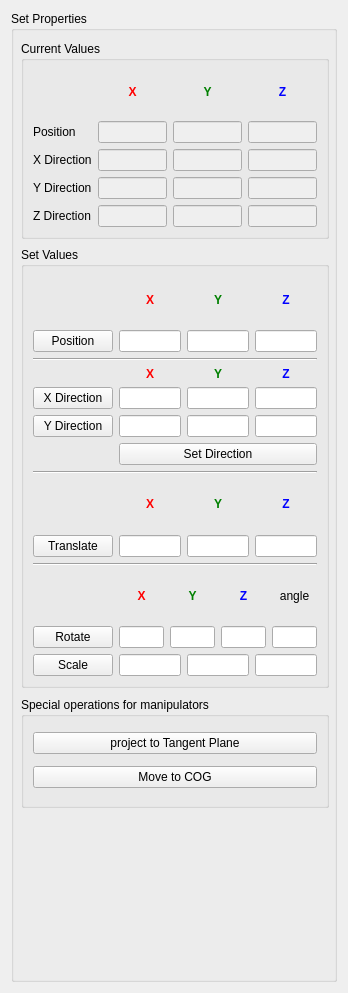
<ui version="4.0" >
 <class>setProps</class>
 <widget class="QWidget" name="setProps" >
  <property name="geometry" >
   <rect>
    <x>0</x>
    <y>0</y>
    <width>348</width>
    <height>993</height>
   </rect>
  </property>
  <property name="sizePolicy" >
   <sizepolicy vsizetype="Preferred" hsizetype="Fixed" >
    <horstretch>0</horstretch>
    <verstretch>0</verstretch>
   </sizepolicy>
  </property>
  <property name="maximumSize" >
   <size>
    <width>348</width>
    <height>16777215</height>
   </size>
  </property>
  <property name="windowTitle" >
   <string>Form</string>
  </property>
  <layout class="QVBoxLayout" name="verticalLayout_6" >
   <item>
    <widget class="QGroupBox" name="groupBox" >
     <property name="title" >
      <string>Set Properties</string>
     </property>
     <widget class="QGroupBox" name="groupBox_4" >
      <property name="geometry" >
       <rect>
        <x>10</x>
        <y>686</y>
        <width>308</width>
        <height>111</height>
       </rect>
      </property>
      <property name="title" >
       <string>Special operations for manipulators</string>
      </property>
      <layout class="QVBoxLayout" name="verticalLayout" >
       <item>
        <widget class="QPushButton" name="projectTangentButton" >
         <property name="text" >
          <string>project to Tangent Plane</string>
         </property>
        </widget>
       </item>
       <item>
        <widget class="QPushButton" name="moveManipToCOG" >
         <property name="text" >
          <string>Move to COG</string>
         </property>
        </widget>
       </item>
      </layout>
     </widget>
     <widget class="QGroupBox" name="groupBox_3" >
      <property name="geometry" >
       <rect>
        <x>10</x>
        <y>236</y>
        <width>308</width>
        <height>441</height>
       </rect>
      </property>
      <property name="title" >
       <string>Set Values</string>
      </property>
      <layout class="QVBoxLayout" name="verticalLayout_4" >
       <item>
        <layout class="QGridLayout" name="gridLayout_2" >
         <item row="0" column="1" >
          <widget class="QLabel" name="label" >
           <property name="font" >
            <font>
             <weight>75</weight>
             <bold>true</bold>
            </font>
           </property>
           <property name="text" >
            <string>&lt;font color=red>X&lt;/font></string>
           </property>
           <property name="alignment" >
            <set>Qt::AlignCenter</set>
           </property>
          </widget>
         </item>
         <item row="0" column="2" >
          <widget class="QLabel" name="label_2" >
           <property name="font" >
            <font>
             <weight>75</weight>
             <bold>true</bold>
            </font>
           </property>
           <property name="text" >
            <string>&lt;font color=green>Y&lt;/font></string>
           </property>
           <property name="alignment" >
            <set>Qt::AlignCenter</set>
           </property>
          </widget>
         </item>
         <item row="0" column="3" >
          <widget class="QLabel" name="label_3" >
           <property name="font" >
            <font>
             <weight>75</weight>
             <bold>true</bold>
            </font>
           </property>
           <property name="text" >
            <string>&lt;font color=blue>Z&lt;/font></string>
           </property>
           <property name="alignment" >
            <set>Qt::AlignCenter</set>
           </property>
          </widget>
         </item>
         <item row="1" column="0" >
          <widget class="QPushButton" name="posButton" >
           <property name="toolTip" >
            <string>Set the position of the manipulator</string>
           </property>
           <property name="statusTip" >
            <string>Set the position of the manipulator</string>
           </property>
           <property name="text" >
            <string>Position</string>
           </property>
          </widget>
         </item>
         <item row="1" column="1" >
          <widget class="QLineEdit" name="nposx" >
           <property name="minimumSize" >
            <size>
             <width>1</width>
             <height>0</height>
            </size>
           </property>
           <property name="maxLength" >
            <number>6</number>
           </property>
          </widget>
         </item>
         <item row="1" column="3" >
          <widget class="QLineEdit" name="nposz" >
           <property name="minimumSize" >
            <size>
             <width>1</width>
             <height>0</height>
            </size>
           </property>
           <property name="maxLength" >
            <number>6</number>
           </property>
          </widget>
         </item>
         <item row="1" column="2" >
          <widget class="QLineEdit" name="nposy" >
           <property name="minimumSize" >
            <size>
             <width>1</width>
             <height>0</height>
            </size>
           </property>
           <property name="maxLength" >
            <number>6</number>
           </property>
          </widget>
         </item>
        </layout>
       </item>
       <item>
        <widget class="Line" name="line_3" >
         <property name="orientation" >
          <enum>Qt::Horizontal</enum>
         </property>
        </widget>
       </item>
       <item>
        <layout class="QGridLayout" name="gridLayout_3" >
         <item row="0" column="1" >
          <widget class="QLabel" name="label_5" >
           <property name="font" >
            <font>
             <weight>75</weight>
             <bold>true</bold>
            </font>
           </property>
           <property name="text" >
            <string>&lt;font color=red>X&lt;/font></string>
           </property>
           <property name="alignment" >
            <set>Qt::AlignCenter</set>
           </property>
          </widget>
         </item>
         <item row="0" column="2" >
          <widget class="QLabel" name="label_6" >
           <property name="font" >
            <font>
             <weight>75</weight>
             <bold>true</bold>
            </font>
           </property>
           <property name="text" >
            <string>&lt;font color=green>Y&lt;/font></string>
           </property>
           <property name="alignment" >
            <set>Qt::AlignCenter</set>
           </property>
          </widget>
         </item>
         <item row="0" column="3" >
          <widget class="QLabel" name="label_7" >
           <property name="font" >
            <font>
             <weight>75</weight>
             <bold>true</bold>
            </font>
           </property>
           <property name="text" >
            <string>&lt;font color=blue>Z&lt;/font></string>
           </property>
           <property name="alignment" >
            <set>Qt::AlignCenter</set>
           </property>
          </widget>
         </item>
         <item row="1" column="0" >
          <widget class="QPushButton" name="axisAButton" >
           <property name="toolTip" >
            <string>Toggle the direction axis</string>
           </property>
           <property name="statusTip" >
            <string>Toggle the direction axis</string>
           </property>
           <property name="text" >
            <string>X Direction</string>
           </property>
          </widget>
         </item>
         <item row="1" column="1" >
          <widget class="QLineEdit" name="ndirAx" >
           <property name="minimumSize" >
            <size>
             <width>1</width>
             <height>0</height>
            </size>
           </property>
           <property name="maxLength" >
            <number>6</number>
           </property>
          </widget>
         </item>
         <item row="1" column="2" >
          <widget class="QLineEdit" name="ndirAy" >
           <property name="minimumSize" >
            <size>
             <width>1</width>
             <height>0</height>
            </size>
           </property>
           <property name="maxLength" >
            <number>6</number>
           </property>
          </widget>
         </item>
         <item row="1" column="3" >
          <widget class="QLineEdit" name="ndirAz" >
           <property name="minimumSize" >
            <size>
             <width>1</width>
             <height>0</height>
            </size>
           </property>
           <property name="maxLength" >
            <number>6</number>
           </property>
          </widget>
         </item>
         <item row="2" column="0" >
          <widget class="QPushButton" name="axisBButton" >
           <property name="toolTip" >
            <string>Toggle the direction axis</string>
           </property>
           <property name="statusTip" >
            <string>Toggle the direction axis</string>
           </property>
           <property name="text" >
            <string>Y Direction</string>
           </property>
          </widget>
         </item>
         <item row="2" column="1" >
          <widget class="QLineEdit" name="ndirBx" >
           <property name="minimumSize" >
            <size>
             <width>1</width>
             <height>0</height>
            </size>
           </property>
           <property name="maxLength" >
            <number>6</number>
           </property>
          </widget>
         </item>
         <item row="2" column="2" >
          <widget class="QLineEdit" name="ndirBy" >
           <property name="minimumSize" >
            <size>
             <width>1</width>
             <height>0</height>
            </size>
           </property>
           <property name="maxLength" >
            <number>6</number>
           </property>
          </widget>
         </item>
         <item row="2" column="3" >
          <widget class="QLineEdit" name="ndirBz" >
           <property name="minimumSize" >
            <size>
             <width>1</width>
             <height>0</height>
            </size>
           </property>
           <property name="maxLength" >
            <number>6</number>
           </property>
          </widget>
         </item>
         <item row="3" column="1" colspan="3" >
          <widget class="QPushButton" name="dirButton" >
           <property name="toolTip" >
            <string>Set the directions of the manipulator</string>
           </property>
           <property name="statusTip" >
            <string>Set the directions of the manipulator</string>
           </property>
           <property name="text" >
            <string>Set Direction</string>
           </property>
          </widget>
         </item>
        </layout>
       </item>
       <item>
        <widget class="Line" name="line" >
         <property name="orientation" >
          <enum>Qt::Horizontal</enum>
         </property>
        </widget>
       </item>
       <item>
        <layout class="QGridLayout" name="gridLayout_4" >
         <item row="0" column="1" >
          <widget class="QLabel" name="label_21" >
           <property name="font" >
            <font>
             <weight>75</weight>
             <bold>true</bold>
            </font>
           </property>
           <property name="text" >
            <string>&lt;font color=red>X&lt;/font></string>
           </property>
           <property name="alignment" >
            <set>Qt::AlignCenter</set>
           </property>
          </widget>
         </item>
         <item row="0" column="2" >
          <widget class="QLabel" name="label_19" >
           <property name="font" >
            <font>
             <weight>75</weight>
             <bold>true</bold>
            </font>
           </property>
           <property name="text" >
            <string>&lt;font color=green>Y&lt;/font></string>
           </property>
           <property name="alignment" >
            <set>Qt::AlignCenter</set>
           </property>
          </widget>
         </item>
         <item row="0" column="3" >
          <widget class="QLabel" name="label_20" >
           <property name="font" >
            <font>
             <weight>75</weight>
             <bold>true</bold>
            </font>
           </property>
           <property name="text" >
            <string>&lt;font color=blue>Z&lt;/font></string>
           </property>
           <property name="alignment" >
            <set>Qt::AlignCenter</set>
           </property>
          </widget>
         </item>
         <item row="1" column="0" >
          <widget class="QPushButton" name="transButton" >
           <property name="toolTip" >
            <string>Translate the manipulator</string>
           </property>
           <property name="statusTip" >
            <string>Translate the manipulator</string>
           </property>
           <property name="text" >
            <string>Translate</string>
           </property>
          </widget>
         </item>
         <item row="1" column="1" >
          <widget class="QLineEdit" name="translationX" >
           <property name="minimumSize" >
            <size>
             <width>1</width>
             <height>0</height>
            </size>
           </property>
           <property name="maxLength" >
            <number>6</number>
           </property>
          </widget>
         </item>
         <item row="1" column="2" >
          <widget class="QLineEdit" name="translationY" >
           <property name="minimumSize" >
            <size>
             <width>1</width>
             <height>0</height>
            </size>
           </property>
           <property name="maxLength" >
            <number>6</number>
           </property>
          </widget>
         </item>
         <item row="1" column="3" >
          <widget class="QLineEdit" name="translationZ" >
           <property name="minimumSize" >
            <size>
             <width>1</width>
             <height>0</height>
            </size>
           </property>
           <property name="maxLength" >
            <number>6</number>
           </property>
          </widget>
         </item>
        </layout>
       </item>
       <item>
        <widget class="Line" name="line_2" >
         <property name="orientation" >
          <enum>Qt::Horizontal</enum>
         </property>
        </widget>
       </item>
       <item>
        <layout class="QGridLayout" name="_2" >
         <item row="0" column="1" >
          <widget class="QLabel" name="label_13" >
           <property name="font" >
            <font>
             <weight>75</weight>
             <bold>true</bold>
            </font>
           </property>
           <property name="text" >
            <string>&lt;font color=red>X&lt;/font></string>
           </property>
           <property name="alignment" >
            <set>Qt::AlignCenter</set>
           </property>
          </widget>
         </item>
         <item row="0" column="2" >
          <widget class="QLabel" name="label_14" >
           <property name="font" >
            <font>
             <weight>75</weight>
             <bold>true</bold>
            </font>
           </property>
           <property name="text" >
            <string>&lt;font color=green>Y&lt;/font></string>
           </property>
           <property name="alignment" >
            <set>Qt::AlignCenter</set>
           </property>
          </widget>
         </item>
         <item row="0" column="3" >
          <widget class="QLabel" name="label_15" >
           <property name="font" >
            <font>
             <weight>75</weight>
             <bold>true</bold>
            </font>
           </property>
           <property name="text" >
            <string>&lt;font color=blue>Z&lt;/font></string>
           </property>
           <property name="alignment" >
            <set>Qt::AlignCenter</set>
           </property>
          </widget>
         </item>
         <item row="0" column="4" >
          <widget class="QLabel" name="label_16" >
           <property name="text" >
            <string>angle</string>
           </property>
           <property name="alignment" >
            <set>Qt::AlignCenter</set>
           </property>
          </widget>
         </item>
         <item row="1" column="0" >
          <widget class="QPushButton" name="rotButton" >
           <property name="toolTip" >
            <string>Rotate the manipulator</string>
           </property>
           <property name="statusTip" >
            <string>Rotate the manipulator</string>
           </property>
           <property name="text" >
            <string>Rotate</string>
           </property>
          </widget>
         </item>
         <item row="1" column="1" >
          <widget class="QLineEdit" name="rotx" >
           <property name="minimumSize" >
            <size>
             <width>1</width>
             <height>0</height>
            </size>
           </property>
           <property name="maxLength" >
            <number>5</number>
           </property>
          </widget>
         </item>
         <item row="1" column="2" >
          <widget class="QLineEdit" name="roty" >
           <property name="minimumSize" >
            <size>
             <width>1</width>
             <height>0</height>
            </size>
           </property>
           <property name="maxLength" >
            <number>5</number>
           </property>
          </widget>
         </item>
         <item row="1" column="3" >
          <widget class="QLineEdit" name="rotz" >
           <property name="minimumSize" >
            <size>
             <width>1</width>
             <height>0</height>
            </size>
           </property>
           <property name="maxLength" >
            <number>5</number>
           </property>
          </widget>
         </item>
         <item row="1" column="4" >
          <widget class="QLineEdit" name="rotAngle" >
           <property name="minimumSize" >
            <size>
             <width>1</width>
             <height>0</height>
            </size>
           </property>
           <property name="maxLength" >
            <number>5</number>
           </property>
          </widget>
         </item>
        </layout>
       </item>
       <item>
        <layout class="QHBoxLayout" name="_3" >
         <item>
          <widget class="QPushButton" name="scaleButton" >
           <property name="toolTip" >
            <string>Scale the manipulator</string>
           </property>
           <property name="statusTip" >
            <string>Scale the manipulator</string>
           </property>
           <property name="text" >
            <string>Scale</string>
           </property>
          </widget>
         </item>
         <item>
          <widget class="QLineEdit" name="scalex" >
           <property name="minimumSize" >
            <size>
             <width>1</width>
             <height>0</height>
            </size>
           </property>
           <property name="maxLength" >
            <number>6</number>
           </property>
          </widget>
         </item>
         <item>
          <widget class="QLineEdit" name="scaley" >
           <property name="minimumSize" >
            <size>
             <width>1</width>
             <height>0</height>
            </size>
           </property>
           <property name="maxLength" >
            <number>6</number>
           </property>
          </widget>
         </item>
         <item>
          <widget class="QLineEdit" name="scalez" >
           <property name="minimumSize" >
            <size>
             <width>1</width>
             <height>0</height>
            </size>
           </property>
           <property name="maxLength" >
            <number>6</number>
           </property>
          </widget>
         </item>
        </layout>
       </item>
      </layout>
      <zorder>line</zorder>
      <zorder>line_2</zorder>
      <zorder>line_3</zorder>
     </widget>
     <widget class="QGroupBox" name="groupBox_5" >
      <property name="geometry" >
       <rect>
        <x>10</x>
        <y>30</y>
        <width>308</width>
        <height>198</height>
       </rect>
      </property>
      <property name="title" >
       <string>Current Values</string>
      </property>
      <layout class="QVBoxLayout" name="verticalLayout_5" >
       <item>
        <layout class="QGridLayout" name="gridLayout" >
         <item row="0" column="1" >
          <widget class="QLabel" name="label_8" >
           <property name="font" >
            <font>
             <weight>75</weight>
             <bold>true</bold>
            </font>
           </property>
           <property name="text" >
            <string>&lt;font color=red>X&lt;/font></string>
           </property>
           <property name="alignment" >
            <set>Qt::AlignCenter</set>
           </property>
          </widget>
         </item>
         <item row="0" column="2" >
          <widget class="QLabel" name="label_9" >
           <property name="font" >
            <font>
             <weight>75</weight>
             <bold>true</bold>
            </font>
           </property>
           <property name="text" >
            <string>&lt;font color=green>Y&lt;/font></string>
           </property>
           <property name="alignment" >
            <set>Qt::AlignCenter</set>
           </property>
          </widget>
         </item>
         <item row="0" column="3" >
          <widget class="QLabel" name="label_10" >
           <property name="font" >
            <font>
             <weight>75</weight>
             <bold>true</bold>
            </font>
           </property>
           <property name="text" >
            <string>&lt;font color=blue>Z&lt;/font></string>
           </property>
           <property name="alignment" >
            <set>Qt::AlignCenter</set>
           </property>
          </widget>
         </item>
         <item row="1" column="0" >
          <widget class="QLabel" name="label_11" >
           <property name="text" >
            <string>Position</string>
           </property>
          </widget>
         </item>
         <item row="1" column="1" >
          <widget class="QLineEdit" name="posx" >
           <property name="enabled" >
            <bool>false</bool>
           </property>
           <property name="sizePolicy" >
            <sizepolicy vsizetype="Minimum" hsizetype="Minimum" >
             <horstretch>0</horstretch>
             <verstretch>0</verstretch>
            </sizepolicy>
           </property>
           <property name="minimumSize" >
            <size>
             <width>2</width>
             <height>0</height>
            </size>
           </property>
           <property name="maxLength" >
            <number>6</number>
           </property>
          </widget>
         </item>
         <item row="1" column="2" >
          <widget class="QLineEdit" name="posy" >
           <property name="enabled" >
            <bool>false</bool>
           </property>
           <property name="minimumSize" >
            <size>
             <width>1</width>
             <height>0</height>
            </size>
           </property>
           <property name="maxLength" >
            <number>6</number>
           </property>
          </widget>
         </item>
         <item row="1" column="3" >
          <widget class="QLineEdit" name="posz" >
           <property name="enabled" >
            <bool>false</bool>
           </property>
           <property name="minimumSize" >
            <size>
             <width>1</width>
             <height>0</height>
            </size>
           </property>
           <property name="maxLength" >
            <number>6</number>
           </property>
          </widget>
         </item>
         <item row="2" column="0" >
          <widget class="QLabel" name="label_12" >
           <property name="text" >
            <string>X Direction</string>
           </property>
          </widget>
         </item>
         <item row="2" column="1" >
          <widget class="QLineEdit" name="dirxx" >
           <property name="enabled" >
            <bool>false</bool>
           </property>
           <property name="sizePolicy" >
            <sizepolicy vsizetype="Fixed" hsizetype="Ignored" >
             <horstretch>0</horstretch>
             <verstretch>0</verstretch>
            </sizepolicy>
           </property>
           <property name="minimumSize" >
            <size>
             <width>1</width>
             <height>0</height>
            </size>
           </property>
           <property name="maxLength" >
            <number>6</number>
           </property>
          </widget>
         </item>
         <item row="2" column="2" >
          <widget class="QLineEdit" name="dirxy" >
           <property name="enabled" >
            <bool>false</bool>
           </property>
           <property name="minimumSize" >
            <size>
             <width>1</width>
             <height>0</height>
            </size>
           </property>
           <property name="maxLength" >
            <number>6</number>
           </property>
          </widget>
         </item>
         <item row="2" column="3" >
          <widget class="QLineEdit" name="dirxz" >
           <property name="enabled" >
            <bool>false</bool>
           </property>
           <property name="minimumSize" >
            <size>
             <width>1</width>
             <height>0</height>
            </size>
           </property>
           <property name="maxLength" >
            <number>6</number>
           </property>
          </widget>
         </item>
         <item row="3" column="0" >
          <widget class="QLabel" name="label_17" >
           <property name="text" >
            <string>Y Direction</string>
           </property>
          </widget>
         </item>
         <item row="3" column="1" >
          <widget class="QLineEdit" name="diryx" >
           <property name="enabled" >
            <bool>false</bool>
           </property>
           <property name="sizePolicy" >
            <sizepolicy vsizetype="Fixed" hsizetype="Ignored" >
             <horstretch>0</horstretch>
             <verstretch>0</verstretch>
            </sizepolicy>
           </property>
           <property name="minimumSize" >
            <size>
             <width>1</width>
             <height>0</height>
            </size>
           </property>
           <property name="maxLength" >
            <number>6</number>
           </property>
          </widget>
         </item>
         <item row="3" column="2" >
          <widget class="QLineEdit" name="diryy" >
           <property name="enabled" >
            <bool>false</bool>
           </property>
           <property name="minimumSize" >
            <size>
             <width>1</width>
             <height>0</height>
            </size>
           </property>
           <property name="maxLength" >
            <number>6</number>
           </property>
          </widget>
         </item>
         <item row="3" column="3" >
          <widget class="QLineEdit" name="diryz" >
           <property name="enabled" >
            <bool>false</bool>
           </property>
           <property name="minimumSize" >
            <size>
             <width>1</width>
             <height>0</height>
            </size>
           </property>
           <property name="maxLength" >
            <number>6</number>
           </property>
          </widget>
         </item>
         <item row="4" column="0" >
          <widget class="QLabel" name="label_18" >
           <property name="text" >
            <string>Z Direction</string>
           </property>
          </widget>
         </item>
         <item row="4" column="1" >
          <widget class="QLineEdit" name="dirzx" >
           <property name="enabled" >
            <bool>false</bool>
           </property>
           <property name="sizePolicy" >
            <sizepolicy vsizetype="Fixed" hsizetype="Ignored" >
             <horstretch>0</horstretch>
             <verstretch>0</verstretch>
            </sizepolicy>
           </property>
           <property name="minimumSize" >
            <size>
             <width>1</width>
             <height>0</height>
            </size>
           </property>
           <property name="maxLength" >
            <number>6</number>
           </property>
          </widget>
         </item>
         <item row="4" column="2" >
          <widget class="QLineEdit" name="dirzy" >
           <property name="enabled" >
            <bool>false</bool>
           </property>
           <property name="minimumSize" >
            <size>
             <width>1</width>
             <height>0</height>
            </size>
           </property>
           <property name="maxLength" >
            <number>6</number>
           </property>
          </widget>
         </item>
         <item row="4" column="3" >
          <widget class="QLineEdit" name="dirzz" >
           <property name="enabled" >
            <bool>false</bool>
           </property>
           <property name="minimumSize" >
            <size>
             <width>1</width>
             <height>0</height>
            </size>
           </property>
           <property name="maxLength" >
            <number>6</number>
           </property>
          </widget>
         </item>
        </layout>
       </item>
      </layout>
     </widget>
    </widget>
   </item>
  </layout>
 </widget>
 <tabstops>
  <tabstop>posx</tabstop>
  <tabstop>posy</tabstop>
  <tabstop>posz</tabstop>
  <tabstop>dirxx</tabstop>
  <tabstop>dirxy</tabstop>
  <tabstop>dirxz</tabstop>
  <tabstop>diryx</tabstop>
  <tabstop>diryy</tabstop>
  <tabstop>diryz</tabstop>
  <tabstop>dirzx</tabstop>
  <tabstop>dirzy</tabstop>
  <tabstop>dirzz</tabstop>
  <tabstop>posButton</tabstop>
  <tabstop>nposx</tabstop>
  <tabstop>nposy</tabstop>
  <tabstop>nposz</tabstop>
  <tabstop>axisAButton</tabstop>
  <tabstop>ndirAx</tabstop>
  <tabstop>ndirAy</tabstop>
  <tabstop>ndirAz</tabstop>
  <tabstop>axisBButton</tabstop>
  <tabstop>ndirBx</tabstop>
  <tabstop>ndirBy</tabstop>
  <tabstop>ndirBz</tabstop>
  <tabstop>dirButton</tabstop>
  <tabstop>transButton</tabstop>
  <tabstop>translationX</tabstop>
  <tabstop>translationY</tabstop>
  <tabstop>translationZ</tabstop>
  <tabstop>rotButton</tabstop>
  <tabstop>rotx</tabstop>
  <tabstop>roty</tabstop>
  <tabstop>rotz</tabstop>
  <tabstop>rotAngle</tabstop>
  <tabstop>scaleButton</tabstop>
  <tabstop>scalex</tabstop>
  <tabstop>scaley</tabstop>
  <tabstop>scalez</tabstop>
  <tabstop>projectTangentButton</tabstop>
  <tabstop>moveManipToCOG</tabstop>
 </tabstops>
 <resources/>
 <connections/>
</ui>
